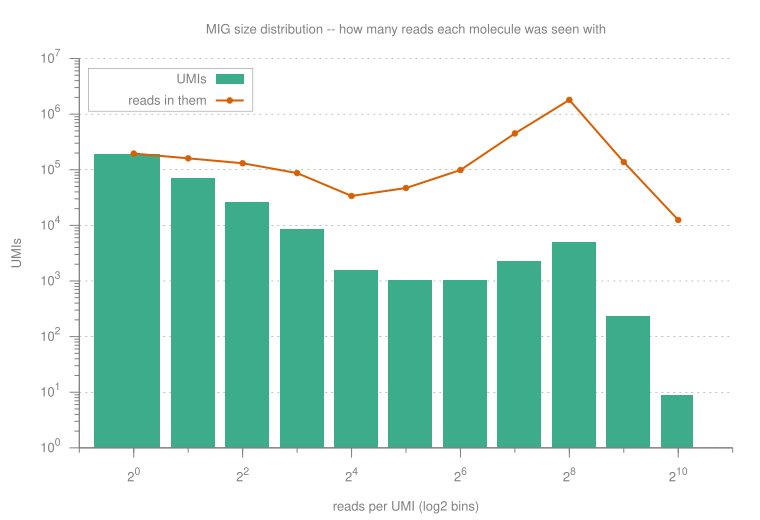

Write gnuplot code to recreate this figure.
set terminal svg size 760,520 font "Helvetica,13" enhanced
set output "/Users/mikesh/vcs/code/migec/assets/coverage.svg"
set border 3 lw 1 lc rgb "#808080"
set tics nomirror out textcolor rgb "#808080"
set title textcolor rgb "#808080"
set xlabel textcolor rgb "#808080"
set ylabel textcolor rgb "#808080"
set y2label textcolor rgb "#808080"
# Inside, bottom right, opaque-bordered but unfilled -- a legend in the margin makes every figure
# wider than its data and is the first thing a journal asks you to move.
set key inside bottom right box lw 0.5 lc rgb "#808080" textcolor rgb "#808080" samplen 2 spacing 1.1
set style fill solid 0.85 noborder
set grid ytics lw 0.5 lc rgb "#808080" dt 3
set datafile separator "\t"
set datafile missing "NA"

set title "MIG size distribution -- how many reads each molecule was seen with"
set xlabel "reads per UMI (log2 bins)"
set ylabel "UMIs"
# Base 2 on x because the BINS are powers of two: `checkout.coverage.tsv` is written in MIGEC's
# own doubling bins, so a base-10 axis puts the tick marks somewhere other than the data.
set logscale x 2
set logscale y
set format x "2^{%L}"
set format y "10^{%T}"
# Top left: the distribution falls to the right, so the default bottom-right key sits on the
# deepest bins, which are the ones an over-sequencing question is actually about.
set key inside top left
set boxwidth 0.8 relative
plot "/Users/mikesh/vcs/code/migec/assets/checkout.coverage.tsv" using 2:4 with boxes lc rgb "#1b9e77" title "UMIs",      "" using 2:3 with linespoints lw 2 pt 7 ps 0.6 lc rgb "#d95f02" title "reads in them"
